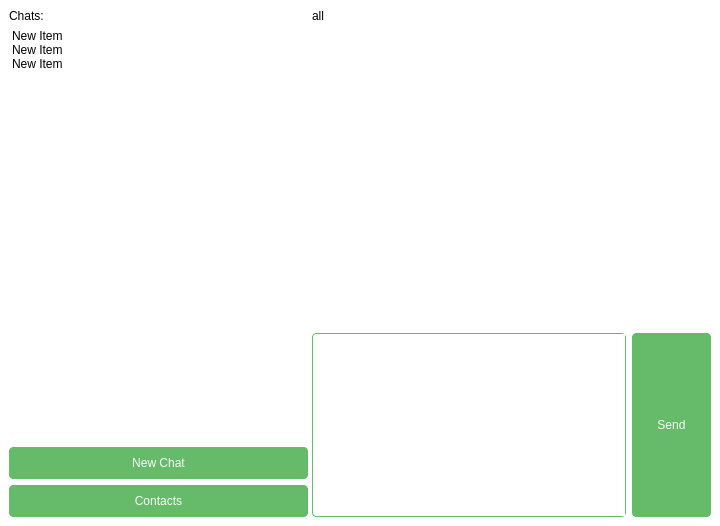
<?xml version="1.0" encoding="UTF-8"?>
<ui version="4.0">
 <class>MainWindow</class>
 <widget class="QMainWindow" name="MainWindow">
  <property name="geometry">
   <rect>
    <x>0</x>
    <y>0</y>
    <width>720</width>
    <height>526</height>
   </rect>
  </property>
  <property name="windowTitle">
   <string>Hanita</string>
  </property>
  <property name="autoFillBackground">
   <bool>false</bool>
  </property>
  <property name="styleSheet">
   <string notr="true">QMainWindow {
	background-color: #fff;
}
QScrollBar:vertical {
     border: none;
     background: #fff;
     width: 8px;
     margin: 0;
 }
 QScrollBar::handle:vertical {
	border: 1px solid #F3F4F5;
	border-radius: 4px;
     background: lightgrey;
     min-height: 20px;
 }
QScrollBar::add-line:vertical {
     border: none;
     background: #fff;
     height: 20px;
     subcontrol-position: bottom;
     subcontrol-origin: margin;
 }

 QScrollBar::sub-line:vertical {
     border: none;
     background: #fff;
     height: 20px;
     subcontrol-position: top;
     subcontrol-origin: margin;
 }
 

 QScrollBar::add-page:vertical, QScrollBar::sub-page:vertical {
     background: none;
 }
QSplitter::handle {
	background-color: #fff;
}

QPushButton {
	background-color: #66BB6A;
	border: 1px solid #66BB6A;
	border-radius: 4px;
	color: #fafafa;
	padding: 8px 24px;

}
QPushButton:hover {
	background-color: #81C784;
}
QPushButton:focus {
	outline: none;
	border: 1px solid #4caf50;
	text-decoration: underline;
}
QPushButton:pressed {
	background-color: #4CAF50;
}

QListWidget {
	border: none;
}
QListWidget QWidget {
	margin: 0;
	padding: 0;
}

QListWidget QPushButton {
	width: 16px;
	height: 16px;
	margin: 0;
	padding: 3px;
	background-color: #fff;
	border: none;
	color: orange;
}
QListWidget QPushButton:hover {
	background-color: orange;
	color: white;
}

QTextEdit {
		border: 1px solid #66BB6A;
	border-radius: 4px;
	padding-left: 5px;
}
QTextEdit:focus {
	border: 3px solid #66bb6a;
}

QListView::item:alternate {
    background: #EEEEEE;
}

QListView::item:selected {
    border: 1px solid #66BB6A;
	color: #000;
	font-weight: 800;
	background-color: #fff;
}

QListView::item:selected:!active {
    border: 1px solid lightgrey;
}

QListView::item:hover {
    border: 1px solid lightgrey;
}

QLineEdit {
	border: 1px solid #66BB6A;
	border-radius: 4px;
	padding: 7px 5px;
}

QLineEdit[echoMode=&quot;2&quot;] {
    lineedit-password-character: 9679;
}

QLineEdit:focus {
	border: 2px solid #66bb6a;
}</string>
  </property>
  <widget class="QWidget" name="centralwidget">
   <property name="autoFillBackground">
    <bool>false</bool>
   </property>
   <layout class="QHBoxLayout" name="horizontalLayout_3">
    <item>
     <widget class="QSplitter" name="splitter_2">
      <property name="orientation">
       <enum>Qt::Horizontal</enum>
      </property>
      <widget class="QWidget" name="horizontalLayoutWidget_2">
       <layout class="QVBoxLayout" name="verticalLayout_2">
        <property name="sizeConstraint">
         <enum>QLayout::SetMinAndMaxSize</enum>
        </property>
        <item>
         <widget class="QLabel" name="label">
          <property name="text">
           <string>Chats:</string>
          </property>
         </widget>
        </item>
        <item>
         <widget class="QListWidget" name="lw_list_chats">
          <property name="sizePolicy">
           <sizepolicy hsizetype="Expanding" vsizetype="Expanding">
            <horstretch>1</horstretch>
            <verstretch>0</verstretch>
           </sizepolicy>
          </property>
          <property name="minimumSize">
           <size>
            <width>200</width>
            <height>300</height>
           </size>
          </property>
          <property name="maximumSize">
           <size>
            <width>300</width>
            <height>16777215</height>
           </size>
          </property>
          <property name="cursor" stdset="0">
           <cursorShape>ArrowCursor</cursorShape>
          </property>
          <item>
           <property name="text">
            <string>New Item</string>
           </property>
          </item>
          <item>
           <property name="text">
            <string>New Item</string>
           </property>
          </item>
          <item>
           <property name="text">
            <string>New Item</string>
           </property>
          </item>
         </widget>
        </item>
        <item>
         <widget class="QPushButton" name="pb_main_newchat">
          <property name="sizePolicy">
           <sizepolicy hsizetype="Preferred" vsizetype="Fixed">
            <horstretch>1</horstretch>
            <verstretch>0</verstretch>
           </sizepolicy>
          </property>
          <property name="cursor">
           <cursorShape>PointingHandCursor</cursorShape>
          </property>
          <property name="text">
           <string>New Chat</string>
          </property>
         </widget>
        </item>
        <item>
         <widget class="QPushButton" name="pb_main_contacts">
          <property name="cursor">
           <cursorShape>PointingHandCursor</cursorShape>
          </property>
          <property name="text">
           <string>Contacts</string>
          </property>
         </widget>
        </item>
       </layout>
      </widget>
      <widget class="QSplitter" name="splitter">
       <property name="orientation">
        <enum>Qt::Vertical</enum>
       </property>
       <widget class="QWidget" name="verticalLayoutWidget">
        <layout class="QVBoxLayout" name="verticalLayout">
         <item>
          <widget class="QLabel" name="l_current_chat">
           <property name="text">
            <string>all</string>
           </property>
           <property name="textFormat">
            <enum>Qt::RichText</enum>
           </property>
           <property name="alignment">
            <set>Qt::AlignLeading|Qt::AlignLeft|Qt::AlignVCenter</set>
           </property>
           <property name="wordWrap">
            <bool>true</bool>
           </property>
          </widget>
         </item>
         <item>
          <widget class="QTextEdit" name="te_list_msg">
           <property name="sizePolicy">
            <sizepolicy hsizetype="Expanding" vsizetype="Expanding">
             <horstretch>1</horstretch>
             <verstretch>1</verstretch>
            </sizepolicy>
           </property>
           <property name="minimumSize">
            <size>
             <width>0</width>
             <height>300</height>
            </size>
           </property>
           <property name="palette">
            <palette>
             <active>
              <colorrole role="Button">
               <brush brushstyle="SolidPattern">
                <color alpha="255">
                 <red>255</red>
                 <green>255</green>
                 <blue>255</blue>
                </color>
               </brush>
              </colorrole>
              <colorrole role="Base">
               <brush brushstyle="SolidPattern">
                <color alpha="255">
                 <red>255</red>
                 <green>255</green>
                 <blue>255</blue>
                </color>
               </brush>
              </colorrole>
              <colorrole role="Window">
               <brush brushstyle="SolidPattern">
                <color alpha="255">
                 <red>255</red>
                 <green>255</green>
                 <blue>255</blue>
                </color>
               </brush>
              </colorrole>
             </active>
             <inactive>
              <colorrole role="Button">
               <brush brushstyle="SolidPattern">
                <color alpha="255">
                 <red>255</red>
                 <green>255</green>
                 <blue>255</blue>
                </color>
               </brush>
              </colorrole>
              <colorrole role="Base">
               <brush brushstyle="SolidPattern">
                <color alpha="255">
                 <red>255</red>
                 <green>255</green>
                 <blue>255</blue>
                </color>
               </brush>
              </colorrole>
              <colorrole role="Window">
               <brush brushstyle="SolidPattern">
                <color alpha="255">
                 <red>255</red>
                 <green>255</green>
                 <blue>255</blue>
                </color>
               </brush>
              </colorrole>
             </inactive>
             <disabled>
              <colorrole role="Button">
               <brush brushstyle="SolidPattern">
                <color alpha="255">
                 <red>255</red>
                 <green>255</green>
                 <blue>255</blue>
                </color>
               </brush>
              </colorrole>
              <colorrole role="Base">
               <brush brushstyle="SolidPattern">
                <color alpha="255">
                 <red>255</red>
                 <green>255</green>
                 <blue>255</blue>
                </color>
               </brush>
              </colorrole>
              <colorrole role="Window">
               <brush brushstyle="SolidPattern">
                <color alpha="255">
                 <red>255</red>
                 <green>255</green>
                 <blue>255</blue>
                </color>
               </brush>
              </colorrole>
             </disabled>
            </palette>
           </property>
           <property name="autoFillBackground">
            <bool>true</bool>
           </property>
           <property name="styleSheet">
            <string notr="true">QTextEdit {
	background-color: #fff;
	border: none;
}</string>
           </property>
           <property name="frameShape">
            <enum>QFrame::NoFrame</enum>
           </property>
           <property name="frameShadow">
            <enum>QFrame::Plain</enum>
           </property>
           <property name="lineWidth">
            <number>1</number>
           </property>
           <property name="midLineWidth">
            <number>0</number>
           </property>
           <property name="verticalScrollBarPolicy">
            <enum>Qt::ScrollBarAsNeeded</enum>
           </property>
           <property name="undoRedoEnabled">
            <bool>false</bool>
           </property>
           <property name="readOnly">
            <bool>true</bool>
           </property>
          </widget>
         </item>
        </layout>
       </widget>
       <widget class="QWidget" name="horizontalLayoutWidget">
        <layout class="QHBoxLayout" name="horizontalLayout">
         <property name="sizeConstraint">
          <enum>QLayout::SetMinAndMaxSize</enum>
         </property>
         <item>
          <widget class="QTextEdit" name="te_input_msg">
           <property name="maximumSize">
            <size>
             <width>16777215</width>
             <height>200</height>
            </size>
           </property>
          </widget>
         </item>
         <item>
          <widget class="QPushButton" name="pb_send">
           <property name="sizePolicy">
            <sizepolicy hsizetype="Minimum" vsizetype="Expanding">
             <horstretch>0</horstretch>
             <verstretch>0</verstretch>
            </sizepolicy>
           </property>
           <property name="maximumSize">
            <size>
             <width>16777215</width>
             <height>200</height>
            </size>
           </property>
           <property name="cursor">
            <cursorShape>PointingHandCursor</cursorShape>
           </property>
           <property name="text">
            <string>Send</string>
           </property>
          </widget>
         </item>
        </layout>
       </widget>
      </widget>
     </widget>
    </item>
   </layout>
  </widget>
 </widget>
 <resources/>
 <connections/>
</ui>
